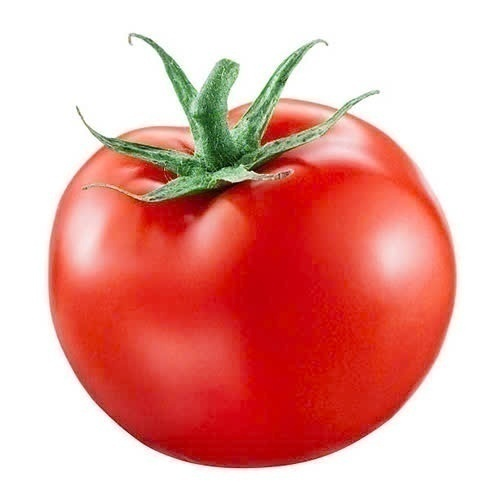
#> input picture z5966263488289_871d634a1742dd7d2ba9d0b0585b7ede.jpg, 500 x 500 px, found by its file name
$ python random_image_augmentation.py
#> lines starting #> are read from the running program, lines starting #| are printed output that depends on the picture
import cv2
import numpy as np
import random
import matplotlib.pyplot as plt
import os

# Tải hình ảnh từ đường dẫn đã cho
img = cv2.imread("L:/NNLT_Python/Xu-li-anh/z5966263488289_871d634a1742dd7d2ba9d0b0585b7ede.jpg")
#> img is the input picture: shape (500, 500, 3); mean B, G, R 157.1, 163.7, 230.9
(h, w) = img.shape[:2]  # Lấy chiều cao (h) và chiều rộng (w) của hình ảnh
#> h = 500; w = 500

# Định nghĩa các hàm tăng cường hình ảnh
def translate(img, prob=0.5):
    # Dịch chuyển hình ảnh theo chiều ngang và chiều dọc
    if random.random() < prob:  # Kiểm tra xác suất
        x = random.randint(-w // 4, w // 4)  # Dịch chuyển ngẫu nhiên theo chiều ngang
        y = random.randint(-h // 4, h // 4)  # Dịch chuyển ngẫu nhiên theo chiều dọc
        M = np.float32([[1, 0, x], [0, 1, y]])  # Ma trận dịch chuyển
        img = cv2.warpAffine(img, M, (w, h))  # Áp dụng dịch chuyển
        return img, f"Translate({x}, {y})"  # Trả về hình ảnh đã dịch và mô tả
    return img, None  # Không thay đổi nếu không áp dụng dịch

def rotate(img, prob=0.5):
    # Xoay hình ảnh
    if random.random() < prob:
        angle = random.uniform(-30, 30)  # Chọn góc xoay ngẫu nhiên
        M = cv2.getRotationMatrix2D((w // 2, h // 2), angle, 1.0)  # Tạo ma trận xoay
        img = cv2.warpAffine(img, M, (w, h))  # Áp dụng xoay
        return img, f"Rotate({angle:.2f})"  # Trả về hình ảnh đã xoay và mô tả
    return img, None  # Không thay đổi nếu không áp dụng xoay

def resize(img, prob=0.5):
    # Thay đổi kích thước hình ảnh
    if random.random() < prob:
        scale = random.uniform(0.9, 1.1)  # Tạo tỷ lệ thay đổi kích thước ngẫu nhiên
        new_w, new_h = int(w * scale), int(h * scale)  # Tính toán kích thước mới
        img = cv2.resize(img, (new_w, new_h))  # Thay đổi kích thước
        img = cv2.resize(img, (w, h))  # Trả về kích thước gốc
        return img, f"Resize({scale:.2f})"  # Trả về hình ảnh đã thay đổi kích thước và mô tả
    return img, None  # Không thay đổi nếu không áp dụng thay đổi kích thước

def flip(img, prob=0.5):
    # Lật hình ảnh theo chiều ngang, dọc hoặc cả hai
    if random.random() < prob:
        flip_code = random.choice([-1, 0, 1])  # Chọn kiểu lật ngẫu nhiên
        img = cv2.flip(img, flip_code)  # Áp dụng lật
        flip_dir = "Horizontal" if flip_code == 1 else "Vertical" if flip_code == 0 else "Both"
        return img, f"Flip({flip_dir})"  # Trả về hình ảnh đã lật và mô tả
    return img, None  # Không thay đổi nếu không áp dụng lật

def crop(img, prob=0.5):
    # Cắt hình ảnh
    if random.random() < prob:
        # Giảm kích thước cắt để giữ lại nhiều hơn phần ảnh gốc
        margin_x = w // 10  # Tính toán kích thước lề theo chiều ngang
        margin_y = h // 10  # Tính toán kích thước lề theo chiều dọc
        start_x, start_y = margin_x, margin_y  # Điểm bắt đầu cắt
        end_x, end_y = w - margin_x, h - margin_y  # Điểm kết thúc cắt
        img = img[start_y:end_y, start_x:end_x]  # Cắt hình ảnh
        img = cv2.resize(img, (w, h))  # Trả về kích thước gốc
        return img, "Crop"  # Trả về hình ảnh đã cắt và mô tả
    return img, None  # Không thay đổi nếu không áp dụng cắt

# Áp dụng các biến đổi ngẫu nhiên
def random_transform(img, probabilities):
    transformations = [translate, rotate, resize, flip, crop]  # Danh sách các hàm biến đổi
    applied_transforms = []  # Lưu trữ các biến đổi đã áp dụng
    transformed_img = img.copy()  # Tạo bản sao của hình ảnh gốc để biến đổi

    # Chọn ngẫu nhiên 3 hàm từ danh sách
    selected_transforms = random.sample(transformations, 3)

    for func in selected_transforms:
        prob = probabilities[transformations.index(func)]  # Lấy xác suất tương ứng
        transformed_img, desc = func(transformed_img, prob)  # Áp dụng biến đổi
        if desc:  # Nếu có biến đổi đã áp dụng
            applied_transforms.append(desc)  # Thêm mô tả vào danh sách

    return transformed_img, applied_transforms  # Trả về hình ảnh đã biến đổi và mô tả

# Lưu và hiển thị hình ảnh đã biến đổi
def display_images(images_with_text):
    num_images = len(images_with_text)  # Số lượng hình ảnh

    # Thiết lập kích thước khung hình để chứa nhiều hình ảnh
    plt.figure(figsize=(15, 15))

    for i, (img, transformations) in enumerate(images_with_text):
        # Thêm văn bản vào từng hình ảnh
        for j, text in enumerate(transformations):
            cv2.putText(img, text, (10, 30 + j * 30), cv2.FONT_HERSHEY_SIMPLEX, 0.6, (255, 255, 255), 1, cv2.LINE_AA)

        plt.subplot(5, 4, i + 1)  # Sắp xếp thành 5 hàng, 4 cột
        plt.imshow(cv2.cvtColor(img, cv2.COLOR_BGR2RGB))  # Hiển thị hình ảnh
        plt.axis("off")  # Tắt trục
        plt.title(f"Image {i + 1}", fontsize=12)  # Tiêu đề cho mỗi hình ảnh

    plt.subplots_adjust(hspace=0.4, wspace=0.4)  # Điều chỉnh khoảng cách giữa các hình ảnh
    plt.show()  # Hiển thị tất cả các hình ảnh

# Đặt xác suất cho các biến đổi
probabilities = [0.5, 0.5, 0.3, 0.3, 0.3]  # Giảm xác suất biến đổi

# Lưu tất cả hình ảnh đã biến đổi
augmented_images = []

# Số lần hiển thị hình ảnh biến đổi
num_iterations = 20

# Thực hiện tăng cường hình ảnh nhiều lần
for _ in range(num_iterations):
    augmented_img, transformations = random_transform(img, probabilities)  # Áp dụng biến đổi ngẫu nhiên
    augmented_images.append((augmented_img, transformations))  # Thêm hình ảnh đã biến đổi vào danh sách
#> this loop made 20 passes
#> transformations on passes 1, 3, 4, 6, 7, 8, 9, 10, 11, 12, 14, 15: ['Flip(Horizontal)'], ['Rotate(24.58)'], ['Crop', 'Rotate(21.03)'], ['Flip(Horizontal)'], ['Resize(1.00)'], ['Crop'], ['Rotate(2.58)', 'Translate(-44, 99)'], ['Flip(Both)'], ['Rotate(-24.50)'], ['Resize(1.06)', 'Rotate(28.88)', 'Flip(Both)'], ['Resize(0.94)'], ['Crop']
#> pass 1, in flip, `img = cv2.flip(img, flip_code)`:
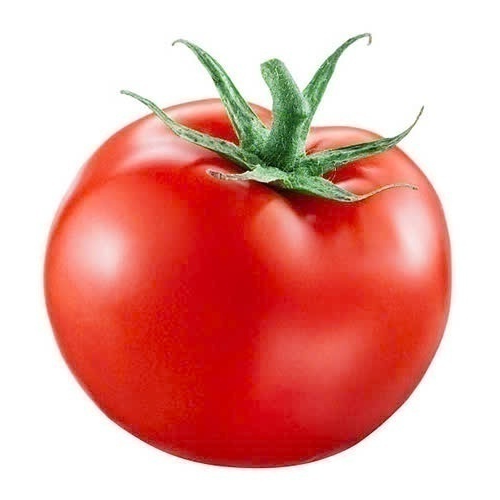
#> img: shape (500, 500, 3); mean of channels 0, 1, 2 157.1, 163.7, 230.9; drawn as B, G, R
#> pass 3, in rotate (call 2), `img = cv2.warpAffine(img, M, (w, h))`:
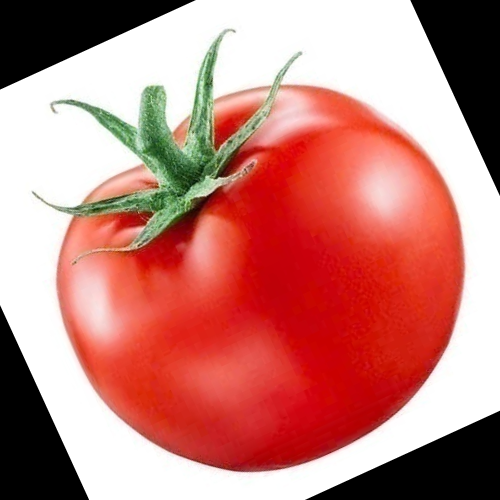
#> img: shape (500, 500, 3); mean of channels 0, 1, 2 121.4, 128, 195.2; drawn as B, G, R
#> after the loop, augmented_images = 20 items

# Hiện thị tất cả các hình ảnh biến đổi
display_images(augmented_images)
#> in display_images, `num_images = len(images_with_text)`: num_images = 20
#> the loop in display_images, `for i, (img, transformations) in enumerate(images_with_text):` made 20 passes
#> in display_images, `plt.show()`:
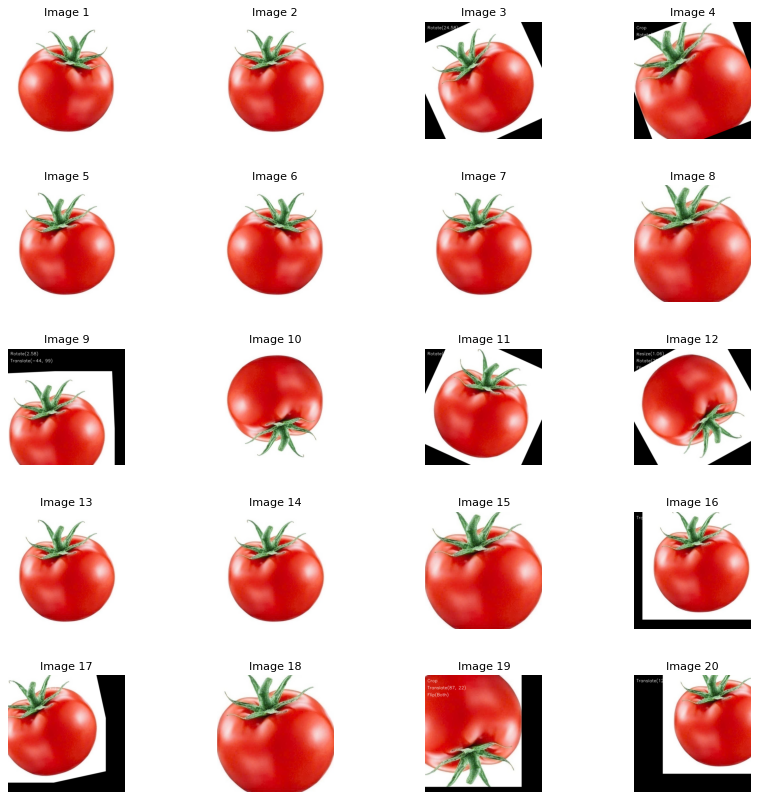
#> figure drawn by matplotlib, 20 panels

cv2.destroyAllWindows()  # Đóng tất cả các cửa sổ của OpenCV
